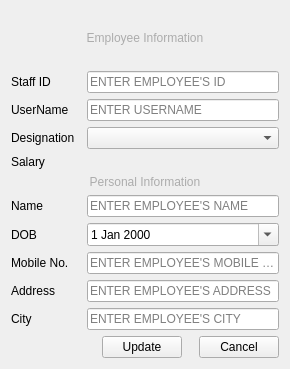
<?xml version="1.0" encoding="UTF-8"?>
<ui version="4.0">
 <class>editStaff</class>
 <widget class="QWidget" name="editStaff">
  <property name="geometry">
   <rect>
    <x>0</x>
    <y>0</y>
    <width>290</width>
    <height>369</height>
   </rect>
  </property>
  <property name="windowTitle">
   <string>UPDATE EMPLOYEE</string>
  </property>
  <layout class="QVBoxLayout" name="verticalLayout">
   <item>
    <widget class="QLabel" name="label_6">
     <property name="styleSheet">
      <string notr="true">font: 87 10pt &quot;Arial Black&quot;;
color: rgb(172, 172, 172);</string>
     </property>
     <property name="text">
      <string>Employee Information</string>
     </property>
     <property name="alignment">
      <set>Qt::AlignCenter</set>
     </property>
    </widget>
   </item>
   <item>
    <layout class="QGridLayout" name="gridLayout">
     <item row="2" column="0">
      <widget class="QLabel" name="label_4">
       <property name="text">
        <string>UserName</string>
       </property>
      </widget>
     </item>
     <item row="11" column="2">
      <widget class="QLineEdit" name="txtcity">
       <property name="placeholderText">
        <string>ENTER EMPLOYEE'S CITY</string>
       </property>
      </widget>
     </item>
     <item row="9" column="0">
      <widget class="QLabel" name="label">
       <property name="text">
        <string>Mobile No.</string>
       </property>
      </widget>
     </item>
     <item row="8" column="2">
      <widget class="QDateEdit" name="dateEdit">
       <property name="minimumDateTime">
        <datetime>
         <hour>0</hour>
         <minute>0</minute>
         <second>0</second>
         <year>1950</year>
         <month>1</month>
         <day>1</day>
        </datetime>
       </property>
       <property name="minimumDate">
        <date>
         <year>1950</year>
         <month>1</month>
         <day>1</day>
        </date>
       </property>
       <property name="calendarPopup">
        <bool>true</bool>
       </property>
      </widget>
     </item>
     <item row="10" column="2">
      <widget class="QLineEdit" name="txtaddress">
       <property name="placeholderText">
        <string>ENTER EMPLOYEE'S ADDRESS</string>
       </property>
      </widget>
     </item>
     <item row="5" column="0" colspan="3">
      <widget class="QLabel" name="label_7">
       <property name="styleSheet">
        <string notr="true">font: 87 10pt &quot;Arial Black&quot;;
color: rgb(172, 172, 172);</string>
       </property>
       <property name="text">
        <string>Personal Information</string>
       </property>
       <property name="alignment">
        <set>Qt::AlignCenter</set>
       </property>
      </widget>
     </item>
     <item row="10" column="0">
      <widget class="QLabel" name="label_2">
       <property name="text">
        <string>Address</string>
       </property>
      </widget>
     </item>
     <item row="3" column="2">
      <layout class="QHBoxLayout" name="horizontalLayout_4">
       <item>
        <widget class="QComboBox" name="txtDesig"/>
       </item>
      </layout>
     </item>
     <item row="0" column="2">
      <widget class="QLineEdit" name="txtId">
       <property name="styleSheet">
        <string notr="true"/>
       </property>
       <property name="maxLength">
        <number>5</number>
       </property>
       <property name="readOnly">
        <bool>true</bool>
       </property>
       <property name="placeholderText">
        <string>ENTER EMPLOYEE'S ID</string>
       </property>
      </widget>
     </item>
     <item row="4" column="2">
      <widget class="QLabel" name="sal">
       <property name="maximumSize">
        <size>
         <width>16777215</width>
         <height>16777215</height>
        </size>
       </property>
       <property name="text">
        <string/>
       </property>
      </widget>
     </item>
     <item row="4" column="0">
      <widget class="QLabel" name="label_5">
       <property name="text">
        <string>Salary</string>
       </property>
      </widget>
     </item>
     <item row="11" column="0">
      <widget class="QLabel" name="label_3">
       <property name="text">
        <string>City</string>
       </property>
      </widget>
     </item>
     <item row="7" column="0">
      <widget class="QLabel" name="name">
       <property name="text">
        <string>Name</string>
       </property>
      </widget>
     </item>
     <item row="8" column="0">
      <widget class="QLabel" name="label_8">
       <property name="text">
        <string>DOB</string>
       </property>
      </widget>
     </item>
     <item row="3" column="0">
      <widget class="QLabel" name="Category">
       <property name="text">
        <string>Designation</string>
       </property>
      </widget>
     </item>
     <item row="9" column="2">
      <widget class="QLineEdit" name="txtmbl">
       <property name="maxLength">
        <number>10</number>
       </property>
       <property name="placeholderText">
        <string>ENTER EMPLOYEE'S MOBILE NO.</string>
       </property>
      </widget>
     </item>
     <item row="0" column="0">
      <widget class="QLabel" name="id">
       <property name="text">
        <string>Staff ID</string>
       </property>
      </widget>
     </item>
     <item row="7" column="2">
      <widget class="QLineEdit" name="txtName">
       <property name="placeholderText">
        <string>ENTER EMPLOYEE'S NAME</string>
       </property>
      </widget>
     </item>
     <item row="2" column="2">
      <widget class="QLineEdit" name="txtuser">
       <property name="maxLength">
        <number>20</number>
       </property>
       <property name="placeholderText">
        <string>ENTER USERNAME</string>
       </property>
      </widget>
     </item>
    </layout>
   </item>
   <item>
    <layout class="QHBoxLayout" name="horizontalLayout">
     <item>
      <spacer name="horizontalSpacer">
       <property name="orientation">
        <enum>Qt::Horizontal</enum>
       </property>
       <property name="sizeHint" stdset="0">
        <size>
         <width>40</width>
         <height>20</height>
        </size>
       </property>
      </spacer>
     </item>
     <item>
      <widget class="QPushButton" name="btnUpdate">
       <property name="text">
        <string>Update</string>
       </property>
      </widget>
     </item>
     <item>
      <widget class="QDialogButtonBox" name="buttonBox">
       <property name="orientation">
        <enum>Qt::Horizontal</enum>
       </property>
       <property name="standardButtons">
        <set>QDialogButtonBox::Cancel</set>
       </property>
      </widget>
     </item>
    </layout>
   </item>
  </layout>
 </widget>
 <resources/>
 <connections/>
</ui>
